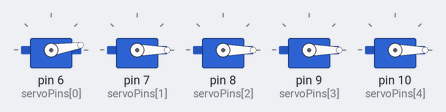
The program below on a simulated Teensy 3. Shown: 5 × servo.

Above: at 1.05 s.
At 1.45 s:
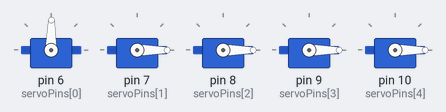
At 1.85 s:
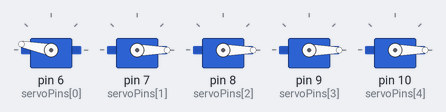
At 2.65 s:
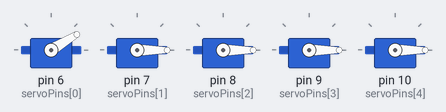
Timing chart, 0 to 5.1 s (numbered marks = the images above):
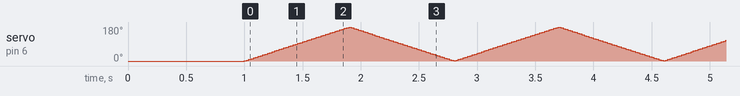

The program:

main.cpp
```cpp
#include <Servo.h>
#include <Arduino.h>

const int NUM_SERVOS = 5;

Servo myServos[NUM_SERVOS];

const int servoPins[NUM_SERVOS] = {6,7,8,9,10};

const int CLOSE_ANGLE = 0;
const int OPEN_ANGLE = 180;

int angle = 180;

const int MOVE_DELAY = 250;
int update = 0;

int servo = 0;

void curle(){
  int now = millis();
  if(now - update > MOVE_DELAY){
    update = now;
    myServos[servo].write(angle);
    Serial.println(servo);
    servo++;
    if(servo > 4){
      servo = 0;
      if(angle == 180)angle = 0;
      else angle = 180;
    }
  }
}

void flat(){
  angle = 0;
  for (int i = 0; i < NUM_SERVOS; i++) {
    myServos[i].write(angle);
  }
}

void  fist(){
  angle = 180;
  for (int i = 0; i < NUM_SERVOS; i++) {
    myServos[i].write(angle);
  }
}

void setAll(int servoAngle){
  angle = servoAngle;
  for (int i = 0; i < NUM_SERVOS; i++) {
    myServos[i].write(servoAngle);
  }
}

void sweep(int servoNum, int servoAngle){
  if(angle < servoAngle){
    while (angle < servoAngle){
      angle ++;
      myServos[servoNum].write(angle);
      delay(5);
    }
  }
  else{
    while (angle > servoAngle){
      angle --;
      myServos[servoNum].write(angle);
      delay(5);
    }
  }

}

void setup() {
  Serial.begin(9600);
  angle = 0;
  for (int i = 0; i < NUM_SERVOS; i++) {
    myServos[i].attach(servoPins[i]);

    myServos[i].write(angle);
  }

  delay(1000);
}

void loop() {
  sweep(0,180);
  sweep(0,0);
  flat();
}
```
